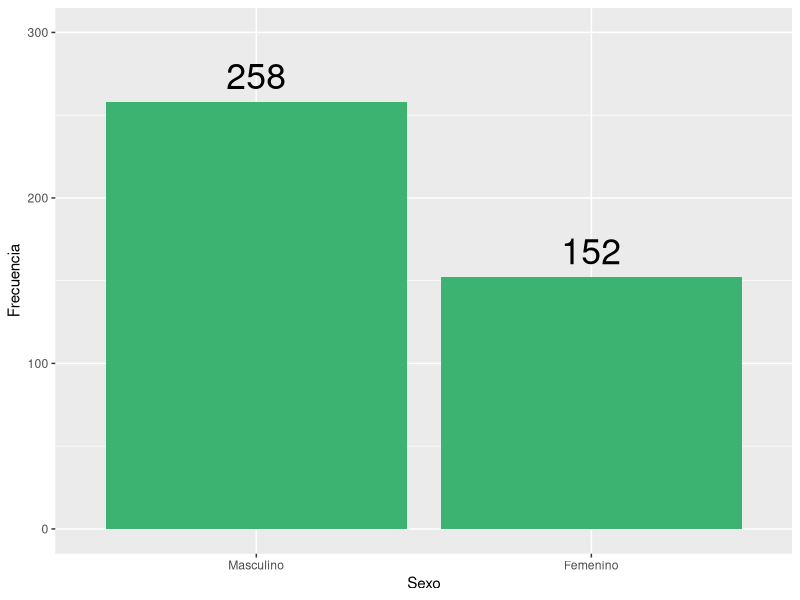
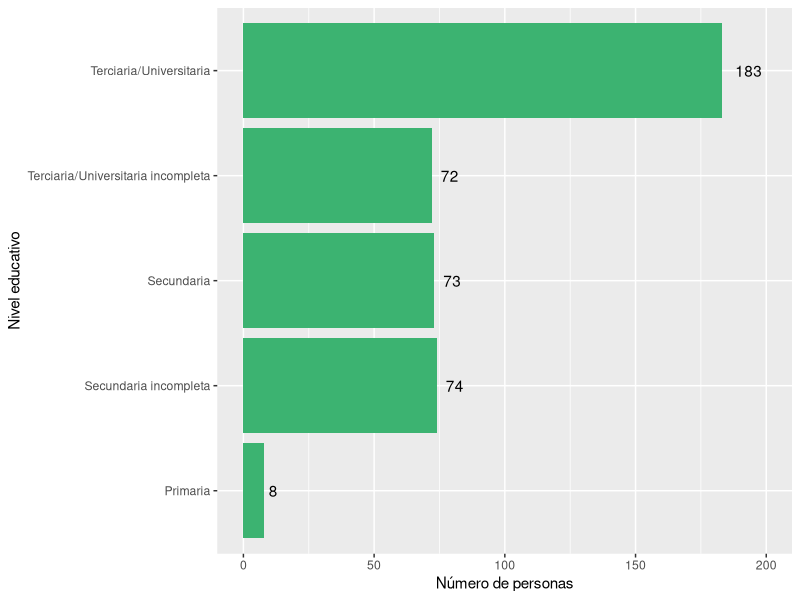
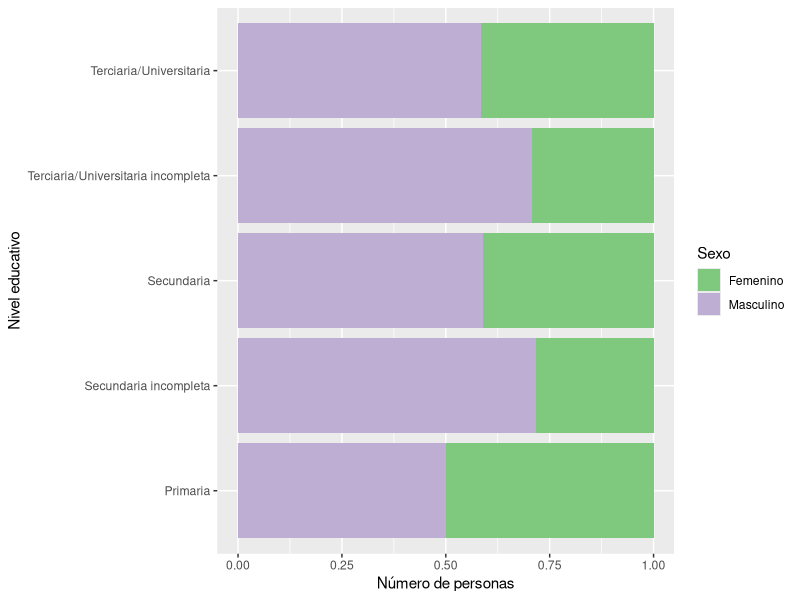
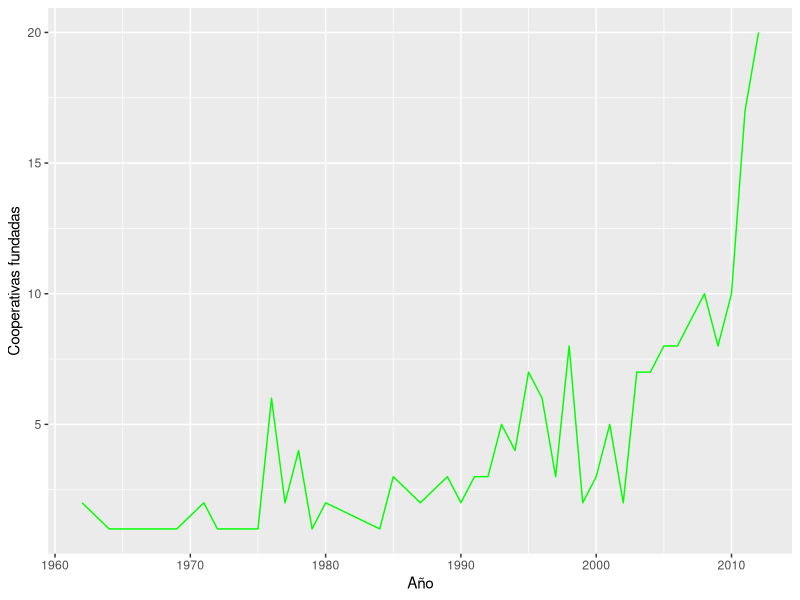
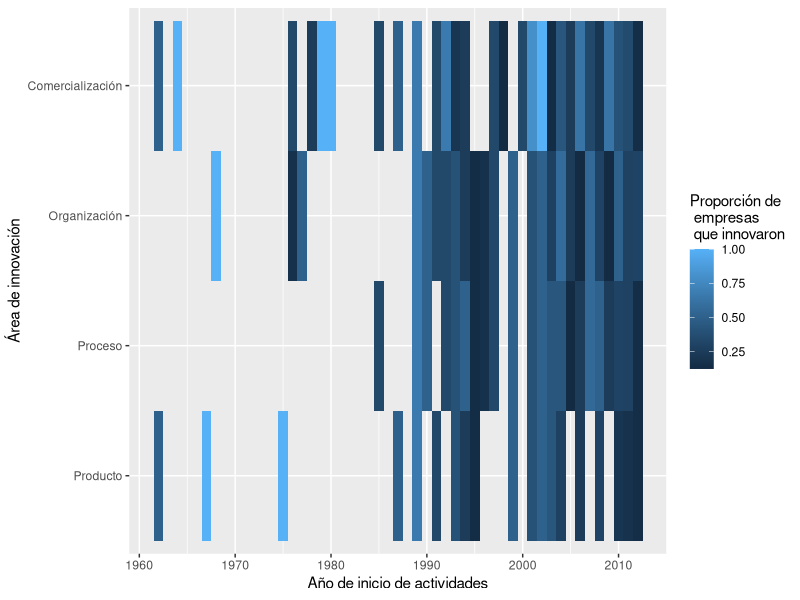
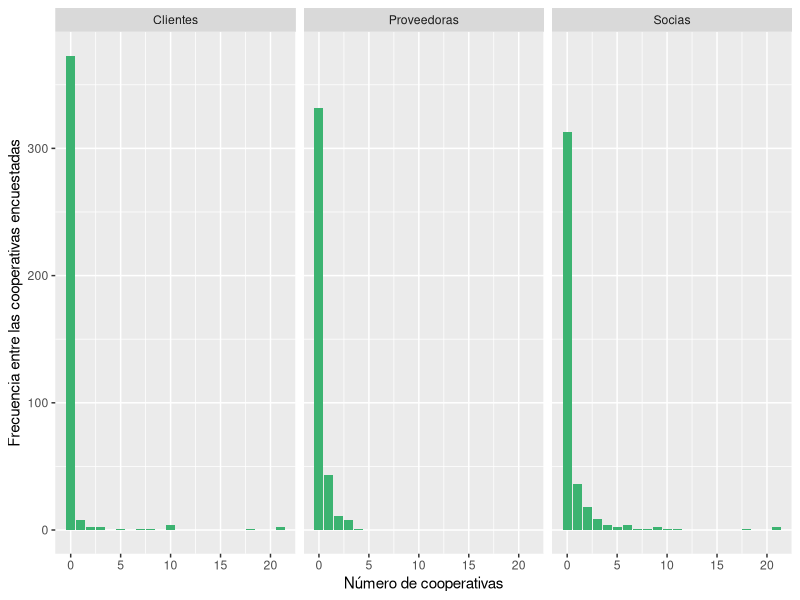
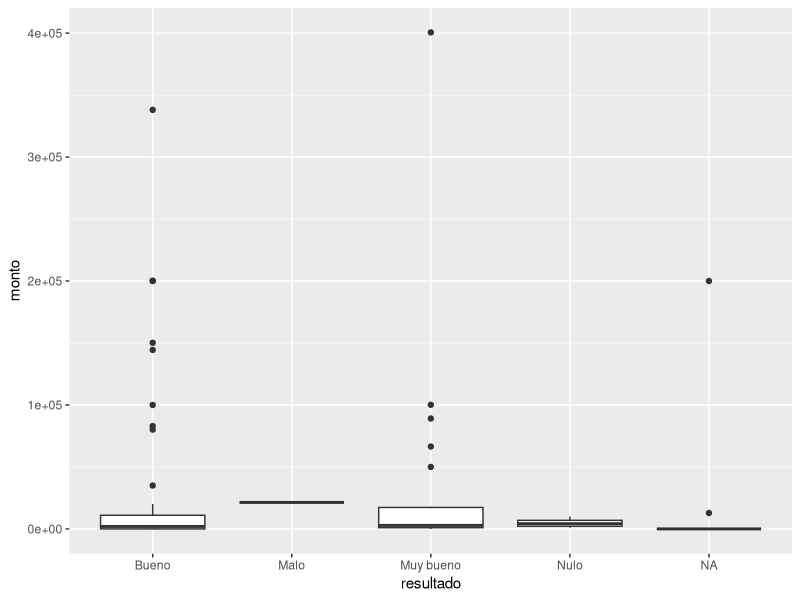
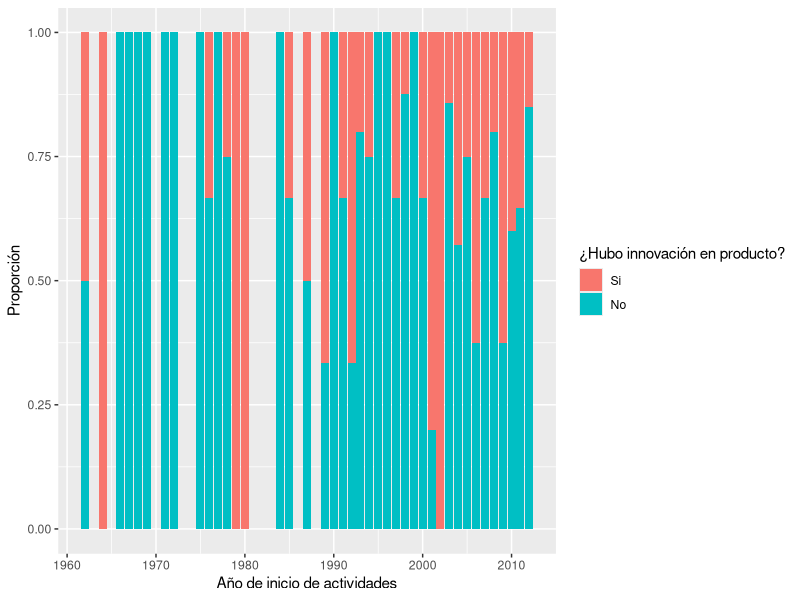

R code for these plots, in order:
## ---- chunk 1
knitr::opts_chunk$set(echo = FALSE, fig.pos = 'hbpt')
## ---- chunk 2
### PREPARACIÓN DE LOS DATOS ###

library(tidyverse)
library(haven)
library(xtable)
library(lubridate)

datos <- read_dta("Datos/2011_2013panel.dta")

#Datos sobre: info general, cantidad de ocupados segun categorias   

gen_ocup <- datos %>% select(form, año, cp, ct, a22cargo, a4, a11a1, a11a2, a11a3,b1, starts_with("b2a", ignore.case = FALSE), starts_with("b2b", ignore.case = FALSE), starts_with("b3soc"), starts_with("ciiu"))

#Datos sobre: supervisión y conflicto: gestion, ausentismo

sup_conf <- datos %>%
  select(form, año, f21, f22, f23, f3, f3b1, f3b2, f3b3, f4bactitud, f4ccalidad)

  
#Datos sobre: tecnologia e innovación

tecno <- datos %>%
  select(form, año, g11:g31, g31:g31resul, g4proc:g422emp, g41a, g41b, g43a:g44b)
  
#Opiniones del entrevistado

opinion <- datos %>%
  select(form, año, h1posturaa, h5pacienci, h84educaci, h89sexo)

##Remuneraciones

#Salarios nominales promedio por categoria
Salarios <- datos %>% 
  select(form, año, c31asal:c36rs) 

##Inversion y financiamiento

EdiCons <- datos %>%
  select(Capital=d11capcap, Gastos= d11invgasg, Ingresos=d11invingi, Inversiones=d11invinv, Activo=d11actact)

TotAct <- datos %>%
  select(d16captot:d16acttot)

TotPas <- datos %>%
  select(d2tot)


#Trabajadores que ingresaron y dejaron la cooperativa por edad.
TraIng <- datos %>%
  select(año, b18a35soc:b18atot)

TraDej <- datos %>%
  select(año, b14a35soc:b14atot)

## ---- chunk 3
opinion %>%
  filter(is.na(h89sexo) == FALSE) %>%  #En el primer anio no se pregunto
  ggplot(aes(as.factor(h89sexo))) +
  geom_bar(fill = "mediumseagreen") +
  labs(x = "Sexo", y = "Frecuencia") +
  scale_x_discrete(labels = c("Masculino", "Femenino") ) +
  geom_text(aes(y = (..count..), label = (..count..)), stat = "count", vjust = -.5, size = 9) +
  ylim(0, 300)
## ---- chunk 4
opinion %>%
  filter(is.na(h89sexo) == FALSE) %>%  #En el primer anio no se pregunto
  ggplot() +
  geom_bar(aes(as.factor(h84educaci)), fill = "mediumseagreen") +
  scale_x_discrete(labels = c("Primaria", "Secundaria incompleta", "Secundaria", "Terciaria/Universitaria incompleta", "Terciaria/Universitaria")) +
  coord_flip() +
  labs(x = "Nivel educativo", y = "Número de personas") +
  geom_text(aes(x = h84educaci, y = (..count..), label = (..count..)), stat = "count", hjust = -.5) + ylim(0, 200)
## ---- chunk 5
opinion %>%
  filter(is.na(h89sexo) == FALSE) %>%
  mutate(h89sexo = recode(h89sexo, `1` = "Masculino", `2` = "Femenino")) %>%
  ggplot() +
  geom_bar(aes(as.factor(h84educaci), fill = as.factor(h89sexo)), position = "fill") +
  scale_fill_discrete(labels = c("Masculino", "Femenino")) +
  scale_fill_brewer(palette = "Accent") +
  scale_x_discrete(labels = c("Primaria", "Secundaria incompleta", "Secundaria", "Terciaria/Universitaria incompleta", "Terciaria/Universitaria")) +
  coord_flip() +
  labs(x = "Nivel educativo", y = "Número de personas", fill = "Sexo") 
## ---- chunk 6
#Cuanta gente dejó e ingresó a la cooperativa por tramos de edad?

TraDej %>% 
  filter(año == 2) %>%
  gather("Tramos", "Cantidad", -año) %>%
  mutate(Tramos = recode(Tramos, b14a35tot = "Menores de 35 años", b14a36a50t = "Entre 36-50 años", b14a51tot = "Mayores de 51 años", b14atotsoc = "Total de socios", b14atotasa = "Total de asalariados", b14atot = "Total de trabajadores"))
## ---- chunk 7
#ideal para shiny


## ---- chunk 8
inno_arr <- datos %>%
  select(form, año, cp, a4, g4prod, g4proc, g4org, g4com) %>%
  mutate(a4 = as.Date(a4, format = "%d/%m/%Y")) %>%
  filter(a4 > "1800-01-01" & a4 < "2013-01-01", is.na(g4prod) == FALSE, is.na(g4proc) == FALSE, is.na(g4org) == FALSE, is.na(g4com) == FALSE, cp == 1)

inno_arr %>%
  mutate(a4 = year(a4)) %>%
  group_by(a4) %>%
  summarise(n = n()) %>%
  ggplot() +
  geom_line(aes(x = a4, y = n), color = "green") +
  labs(x = "Año", y = "Cooperativas fundadas")
## ---- chunk 9
inno_arr %>%
  gather("tipo", "hubo", g4prod, g4proc, g4org, g4com) %>%
  mutate(a4 = year(a4), hubo = recode(hubo, `1` = "Sí", `2` = "No")) %>%
  group_by(a4, tipo, hubo) %>%
  summarise(n = n()) %>%
  mutate(prop = n/sum(n)) %>%
  filter(hubo != "No") %>%
  ggplot() +
  geom_tile(aes(x = a4, y = tipo, fill = prop)) +
  scale_y_discrete(labels = c("Producto", "Proceso", "Organización", "Comercialización")) + 
  labs(x = "Año de inicio de actividades", y = "Área de innovación", fill = "Proporción de \n empresas \n que innovaron") 
## ---- chunk 10

#ver outliers

gen_ocup %>%
  mutate(tipo_coop = case_when(cp == 1 & is.na(ct) ~ "CP", ct == 1  ~ "CT")) %>%
  filter(a11a1 < 500, a11a2 < 500, a11a3 < 500) %>% #Hay outliers que son posibles errores y afectan mucho la grafica
  gather("tipo_colab", "cantidad", a11a1, a11a2, a11a3) %>%
  mutate(tipo_colab = recode(tipo_colab,a11a1 = "Proveedoras", a11a2 = "Socias", a11a3 = "Clientes")) %>%
  group_by(tipo_colab, cantidad) %>%
  summarise(n = n()) %>%
  ggplot() + 
  geom_bar(aes(x = cantidad, y =  n), stat = "identity", fill = "mediumseagreen") + 
  facet_wrap(vars(tipo_colab)) +
  labs(x = "Número de cooperativas", y = "Frecuencia entre las cooperativas encuestadas")
## ---- chunk 11
gen_ocup %>%
  mutate(tipo_coop = case_when(cp == 1 & is.na(ct) ~ "CP", ct == 1  ~ "CT")) %>%
  filter(a11a1 < 500, a11a2 < 500, a11a3 < 500) %>% #Hay outliers que son posibles errores y afectan mucho la grafica
  gather("tipo_colab", "cantidad", a11a1, a11a2, a11a3) %>%
  mutate(tipo_colab = recode(tipo_colab,a11a1 = "Proveedoras", a11a2 = "Socias", a11a3 = "Clientes")) %>%
  group_by(tipo_colab, cantidad) %>%
  filter(cantidad > 15)

## ---- chunk 12
datos %>%
  select(form, año, g31:g31resul) %>%
  rename("invierte"= g31, "monto"= g31inv, "resultado"= g31resul) %>%
  mutate(resultado= recode(resultado, `1` = "Muy malo", `2` = "Malo", `3` = "Nulo", `4` = "Bueno", `5` = "Muy bueno")) %>%
  ggplot() +
  geom_boxplot(aes(x= resultado, y= monto))



## ---- chunk 13

## ---- chunk 14
ggplot(inno_arr) +
  geom_bar(aes(year(a4), fill = as.factor(g4prod)), position = "fill") +
  scale_fill_discrete(labels = c("Si", "No" )) +
  labs(x = "Año de inicio de actividades", y = "Proporción", fill = "¿Hubo innovación en producto?")

## ---- chunk 15

ggplot(inno_arr) +
  geom_bar(aes(year(a4), fill = as.factor(g4proc)), position = "fill") +
  scale_fill_discrete(labels = c("Si", "No" )) +
  labs(x = "Año de inicio de actividades", y = "Proporción", fill = "¿Hubo innovación en proceso?")

## ---- chunk 16

ggplot(inno_arr) +
  geom_bar(aes(year(a4), fill = as.factor(g4org)), position = "fill") +
  scale_fill_discrete(labels = c("Si", "No" )) +
  labs(x = "Año de inicio de actividades", y = "Proporción", fill = "¿Hubo innovación en organización?")

## ---- chunk 17

ggplot(inno_arr) +
  geom_bar(aes(year(a4), fill = as.factor(g4com)), position = "fill") +
  scale_fill_discrete(labels = c("Si", "No" )) +
  labs(x = "Año de inicio de actividades", y = "Proporción", fill = "¿Hubo innovación en comercialización?")
